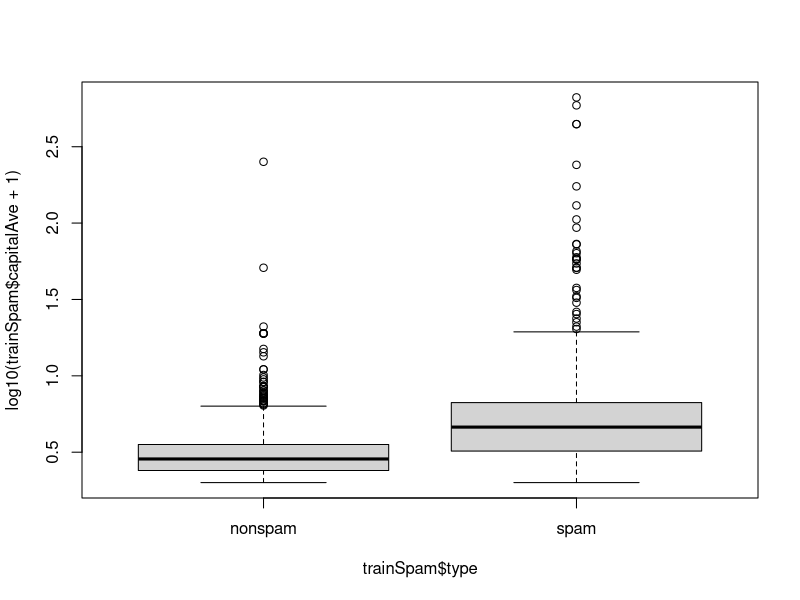
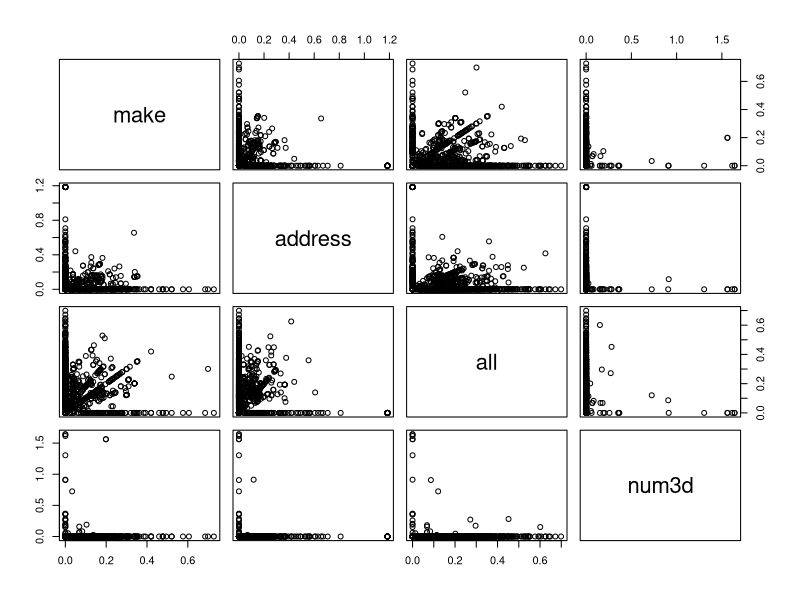

These figures' R source, in order:
# Analysis of spam data
# followed along from a lecture

library(kernlab)
data(spam)

set.seed(3435)
trainIndicator <- rbinom(4601, size = 1, prob =.5)
trainSpam <- spam[trainIndicator == 1,]
testSpam <- spam[trainIndicator == 0,]

# Looking at capital letters
capitalCorrelation <- plot(log10(trainSpam$capitalAve + 1) ~ trainSpam$type)

# paris plot
parisPlot <- plot(log10(trainSpam[, 1:4]+1))

# clustering
hClustering <- hclust(dist(t(log10(trainSpam[,1:55]+1))))
